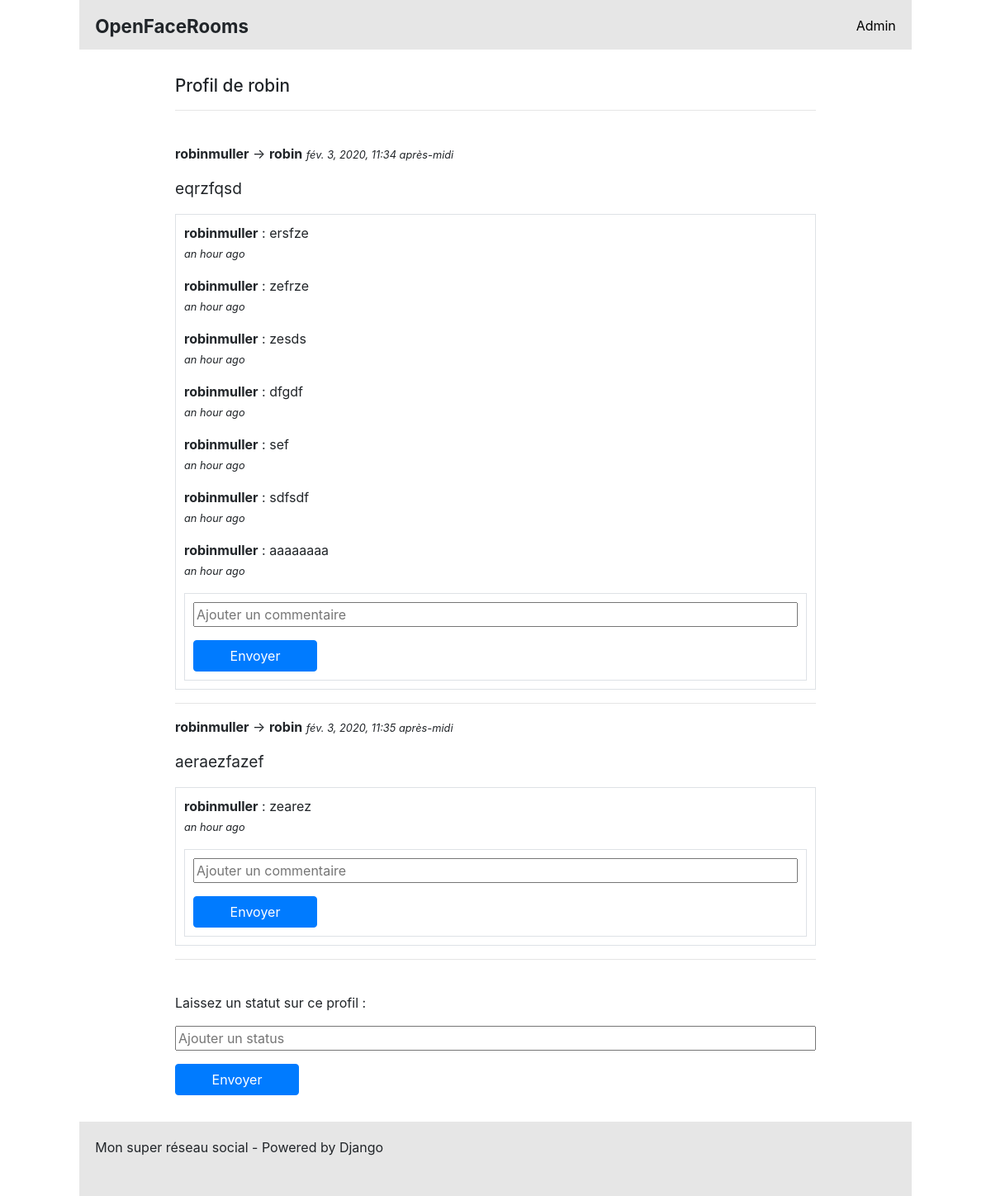
The app's page /profile/1 with its own data.
### social/models.py (models this page shows, shortened)
class Profile(models.Model):
    user      = models.CharField(max_length=100, verbose_name="")
    date      = models.DateTimeField(default=timezone.now, verbose_name="Date de création")
    class Meta:
        verbose_name="Profil"
    def __str__(self):
        return "Profil de {}".format(self.user)

class Message(models.Model):
    content = models.CharField(max_length=100, verbose_name="")
    author  = models.CharField(max_length=100, verbose_name="")
    date    = models.DateTimeField(default=timezone.now, verbose_name="Date de création")

class ProfileStatus(Message):
    profile = models.ForeignKey('Profile', on_delete=models.CASCADE)
    class Meta:
        verbose_name="Statut"
    def __str__(self):
        return self.content

class Message(models.Model):
    content = models.CharField(max_length=100, verbose_name="")
    author  = models.CharField(max_length=100, verbose_name="")
    date    = models.DateTimeField(default=timezone.now, verbose_name="Date de création")

class Comment(Message):
    status  = models.ForeignKey('ProfileStatus', on_delete=models.CASCADE)
    class Meta:
        verbose_name="Commentaire"

### social/views.py (the view)
# urls.py: path('profile/<id>', views.show_profile, name='show_profile'),
def show_profile(request, id):
    try:
        profile = Profile.objects.get(id=id)
    except:
        raise Http404
    try:
        if request.POST['type_form'] == 'profile_status':
            status = ProfileStatus()
            status.content = request.POST['content']
            status.profile = Profile.objects.get(id=request.POST['profile'])
            status.author = User_Auth.objects.get(id=request.user.id)
            status.save()
            return redirect(show_profile, id)
    except:
        pass
    form = CommentForm(request.POST or None)
    try:
        if request.POST['type_form'] == 'comment_status':
            if form.is_valid():
                comment = Comment()
                comment.content = request.POST['content']
                comment.status = ProfileStatus.objects.get(id=request.POST['status'])
                comment.author = User_Auth.objects.get(id=request.user.id)
                comment.save()
                return redirect(show_profile, id)
    except:
        pass
    statutes = ProfileStatus.objects.filter(profile=profile)
    return render(request, 'social/show_profile.html', locals())

### social/forms.py
class CommentForm(forms.ModelForm):
    def __init__(self, *args, **kwargs):
        super(CommentForm, self).__init__(*args, **kwargs)
        self.fields['content'].widget.attrs['placeholder'] = "Ajouter un commentaire"
    class Meta:
        model = Comment
        fields = ('content',)

### social/templates/social/show_profile.html (shortened to what this page needs)
{% extends "base.html" %}
{% load humanize %}
{% block content%}
	<h2>{{ profile }}</h2>
	<hr>
	<br>
	{% for status in statutes %}
		<p>
			{% if status.author == status.profile.user %}
				<b>{{ status.author }}</b>
			{% else %}
				<b>{{ status.author }}</b> -> <b>{{ status.profile.user }}</b>
			{% endif %}
			<i>{{ status.date }}</i>
			<div class="status">{{ status }}</div>
		</p>
		<div class="border">
			{% if status.comment_set.all.count > 0 %}
				{% for comment in status.comment_set.all %}
					<p>
						<b>{{ comment.author }}</b> : {{ comment.content }}
						<br>
						<i>{{ comment.date|naturaltime }}</i>
					</p>
				{% endfor %}
			{% endif %}
			<div class="border">
				<form action="{% url "show_profile" profile.id  %}" method="post">
				    {{ form.as_p }}
				    <input class="btn btn-primary" type="submit" value="Envoyer" />
				</form>
			</div>
		</div>
		<hr>
	{% endfor %}
		<br>
		<p>Laissez un statut sur ce profil : </p>
		<form action="{% url "show_profile" profile.id  %}" method="post">
		    <p><input type="text" name="content" placeholder="Ajouter un status"></p>
		    <input class="btn btn-primary" type="submit" value="Envoyer" />
		</form>
{% endblock%}

### templates/base.html (style rules this page uses)
.status { font-size: 1.2em; }
.border { padding: 10px; }
.btn { width: 150px; }
input { width:100%; }
h2 { font-size: 1.3em; }
i { font-size: 0.8em; }

### records on screen
Profile: user "Profil de robin"
ProfileStatus: author "robinmuller", profile.user "robin", date "fév. 3, 2020, 11:34 après-midi", content "eqrzfqsd"
Comment: author "robinmuller", content "ersfze", date "an hour ago"
Comment: author "robinmuller", content "zefrze", date "an hour ago"
Comment: author "robinmuller", content "zesds", date "an hour ago"
Comment: author "robinmuller", content "dfgdf", date "an hour ago"
Comment: author "robinmuller", content "sef", date "an hour ago"
Comment: author "robinmuller", content "sdfsdf", date "an hour ago"
Comment: author "robinmuller", content "aaaaaaaa", date "an hour ago"
ProfileStatus: author "robinmuller", profile.user "robin", date "fév. 3, 2020, 11:35 après-midi", content "aeraezfazef"
Comment: author "robinmuller", content "zearez", date "an hour ago"
